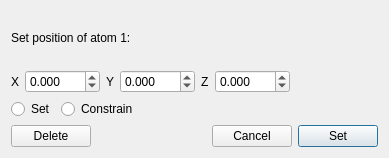
<?xml version="1.0" encoding="UTF-8"?>
<ui version="4.0">
 <class>VectorConstraintConfigurator</class>
 <widget class="QDialog" name="VectorConstraintConfigurator">
  <property name="geometry">
   <rect>
    <x>0</x>
    <y>0</y>
    <width>389</width>
    <height>158</height>
   </rect>
  </property>
  <property name="windowTitle">
   <string>Set Position</string>
  </property>
  <property name="toolTip">
   <string/>
  </property>
  <layout class="QVBoxLayout" name="verticalLayout_2">
   <item>
    <layout class="QVBoxLayout" name="verticalLayout">
     <item>
      <widget class="QLabel" name="label">
       <property name="text">
        <string>Set position of atom 1:</string>
       </property>
      </widget>
     </item>
    </layout>
   </item>
   <item>
    <layout class="QHBoxLayout" name="horizontalLayout_3">
     <item>
      <widget class="QLabel" name="xLabel">
       <property name="text">
        <string>X</string>
       </property>
      </widget>
     </item>
     <item>
      <widget class="QDoubleSpinBox" name="xValue">
       <property name="suffix">
        <string/>
       </property>
       <property name="decimals">
        <number>3</number>
       </property>
       <property name="minimum">
        <double>-100.000000000000000</double>
       </property>
       <property name="maximum">
        <double>100.000000000000000</double>
       </property>
       <property name="singleStep">
        <double>0.010000000000000</double>
       </property>
      </widget>
     </item>
     <item>
      <widget class="QLabel" name="yLabel">
       <property name="text">
        <string>Y</string>
       </property>
      </widget>
     </item>
     <item>
      <widget class="QDoubleSpinBox" name="yValue">
       <property name="suffix">
        <string/>
       </property>
       <property name="decimals">
        <number>3</number>
       </property>
       <property name="minimum">
        <double>-100.000000000000000</double>
       </property>
       <property name="maximum">
        <double>100.000000000000000</double>
       </property>
       <property name="singleStep">
        <double>0.010000000000000</double>
       </property>
      </widget>
     </item>
     <item>
      <widget class="QLabel" name="zLabel">
       <property name="text">
        <string>Z</string>
       </property>
      </widget>
     </item>
     <item>
      <widget class="QDoubleSpinBox" name="zValue">
       <property name="suffix">
        <string/>
       </property>
       <property name="decimals">
        <number>3</number>
       </property>
       <property name="minimum">
        <double>-100.000000000000000</double>
       </property>
       <property name="maximum">
        <double>100.000000000000000</double>
       </property>
       <property name="singleStep">
        <double>0.010000000000000</double>
       </property>
      </widget>
     </item>
     <item>
      <spacer name="horizontalSpacer">
       <property name="orientation">
        <enum>Qt::Horizontal</enum>
       </property>
       <property name="sizeHint" stdset="0">
        <size>
         <width>40</width>
         <height>20</height>
        </size>
       </property>
      </spacer>
     </item>
    </layout>
   </item>
   <item>
    <layout class="QHBoxLayout" name="horizontalLayout_2">
     <item>
      <widget class="QRadioButton" name="radioButton">
       <property name="text">
        <string>Set</string>
       </property>
      </widget>
     </item>
     <item>
      <widget class="QRadioButton" name="constrainButton">
       <property name="text">
        <string>Constrain</string>
       </property>
      </widget>
     </item>
     <item>
      <spacer name="horizontalSpacer_3">
       <property name="orientation">
        <enum>Qt::Horizontal</enum>
       </property>
       <property name="sizeHint" stdset="0">
        <size>
         <width>40</width>
         <height>20</height>
        </size>
       </property>
      </spacer>
     </item>
    </layout>
   </item>
   <item>
    <layout class="QHBoxLayout" name="horizontalLayout">
     <item>
      <widget class="QPushButton" name="deleteButton">
       <property name="text">
        <string>Delete</string>
       </property>
      </widget>
     </item>
     <item>
      <spacer name="horizontalSpacer_2">
       <property name="orientation">
        <enum>Qt::Horizontal</enum>
       </property>
       <property name="sizeHint" stdset="0">
        <size>
         <width>0</width>
         <height>20</height>
        </size>
       </property>
      </spacer>
     </item>
     <item>
      <widget class="QPushButton" name="cancelButton">
       <property name="text">
        <string>Cancel</string>
       </property>
      </widget>
     </item>
     <item>
      <widget class="QPushButton" name="applyButton">
       <property name="text">
        <string>Set</string>
       </property>
       <property name="default">
        <bool>true</bool>
       </property>
      </widget>
     </item>
    </layout>
   </item>
  </layout>
 </widget>
 <resources/>
 <connections>
  <connection>
   <sender>applyButton</sender>
   <signal>clicked()</signal>
   <receiver>VectorConstraintConfigurator</receiver>
   <slot>accept()</slot>
   <hints>
    <hint type="sourcelabel">
     <x>391</x>
     <y>228</y>
    </hint>
    <hint type="destinationlabel">
     <x>221</x>
     <y>148</y>
    </hint>
   </hints>
  </connection>
  <connection>
   <sender>cancelButton</sender>
   <signal>clicked()</signal>
   <receiver>VectorConstraintConfigurator</receiver>
   <slot>reject()</slot>
   <hints>
    <hint type="sourcelabel">
     <x>310</x>
     <y>228</y>
    </hint>
    <hint type="destinationlabel">
     <x>221</x>
     <y>148</y>
    </hint>
   </hints>
  </connection>
 </connections>
</ui>
